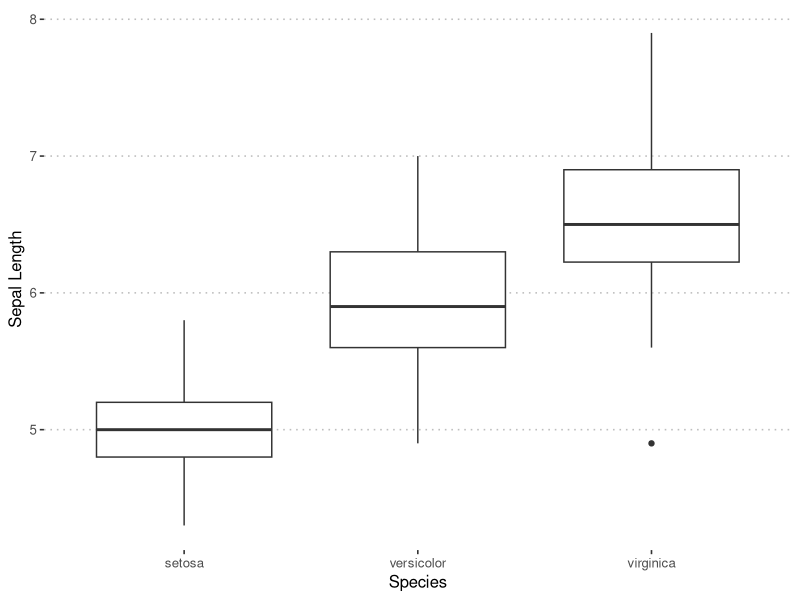

The R source for this figure:
## ---- chunk 1
#| echo: true

data("iris")
aov(Sepal.Length ~ Species, data = iris) |> summary()
## ---- chunk 2
#| echo: true

library(ggplot2)
iris|>
  ggplot(aes(x=Species, y=Sepal.Length))+
  geom_boxplot()+
  ylab("Sepal Length")+
  ggpubr::theme_pubclean()
